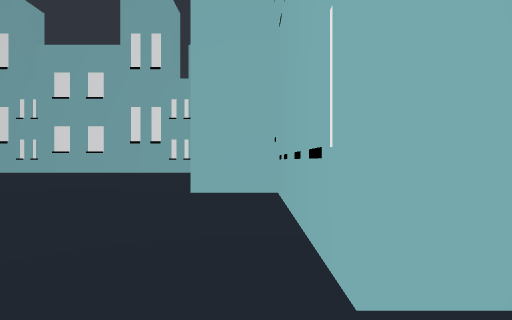
[1] (above)

16 first-person views from a walk through a level from a Godot 3-D game. The camera is 1.5 m above the floor, looks level and sees 85° across. The floor is counted in squares, 2 m on a side. Each view is taken from the middle of a square. On the plan, view 1 faces up. The plan holds only what a view shows up to about 10 squares ahead; the rest is blank. The place goes on beyond the plan. Characters and animated objects are not drawn.

[2]
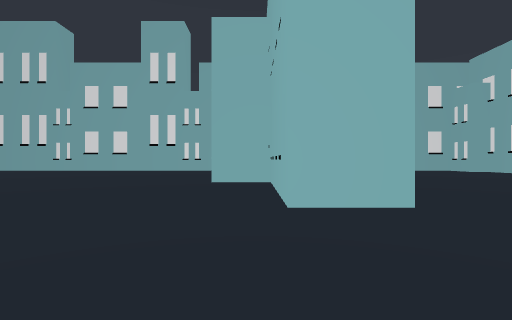

[3]
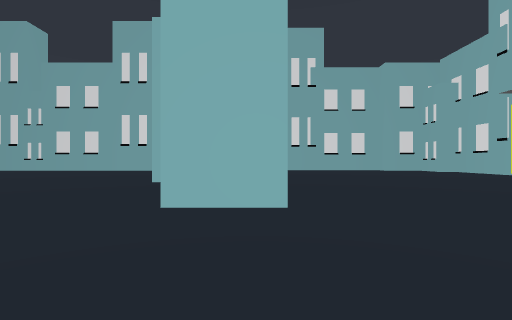

[4]
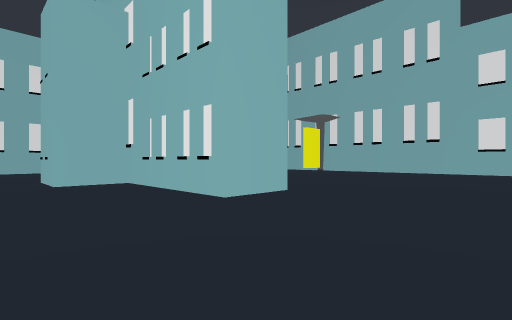

[5]
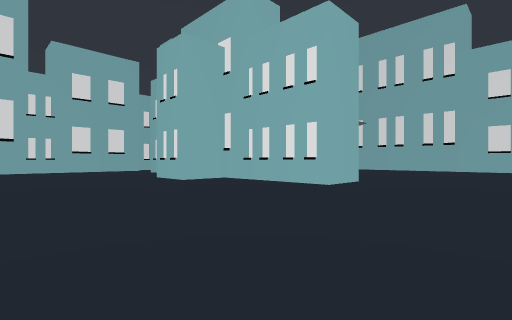

[6]
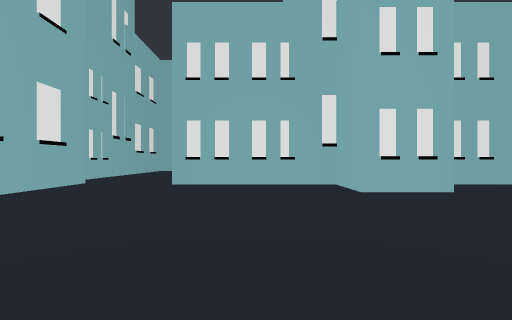

[7]
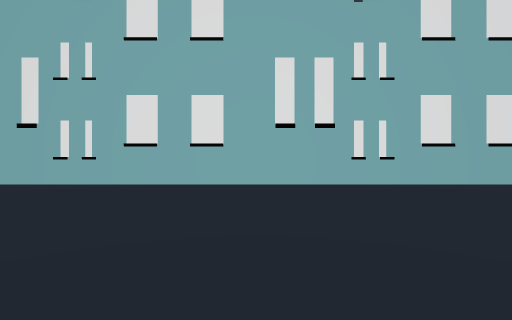

[8]
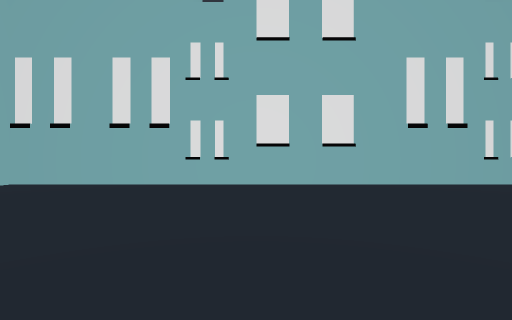

[9]
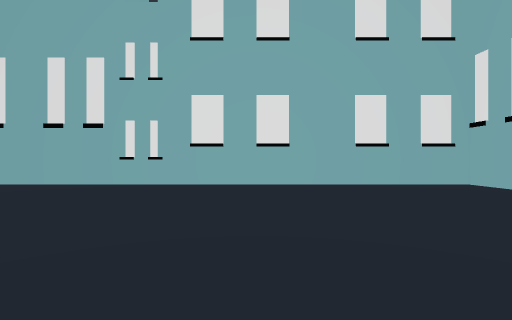

[10]
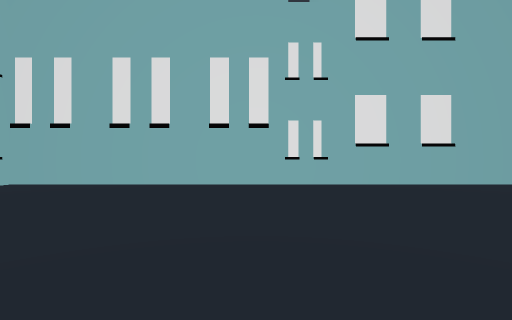

[11]
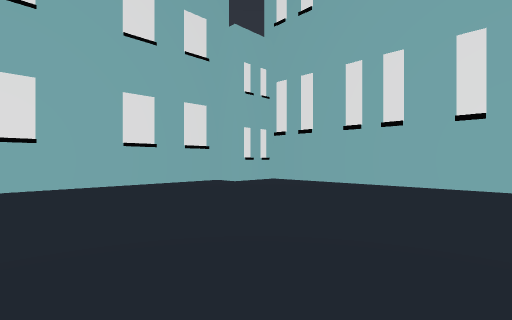

[12]
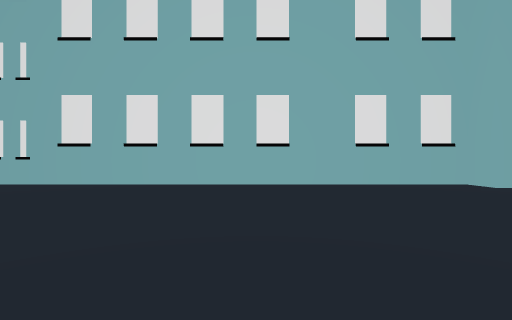

[13]
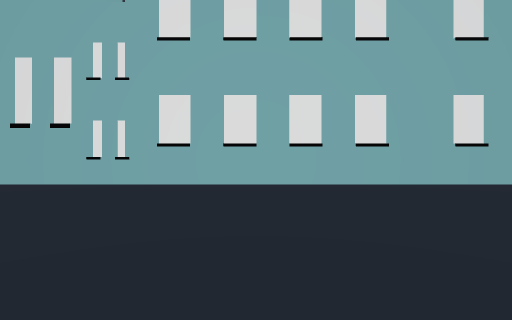

[14]
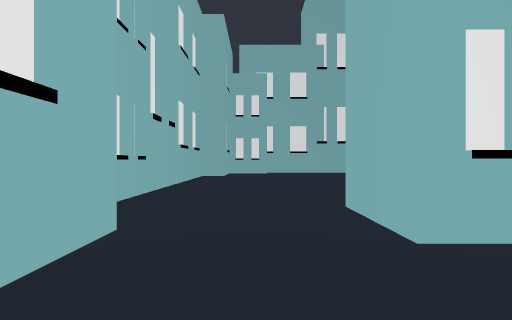

[15]
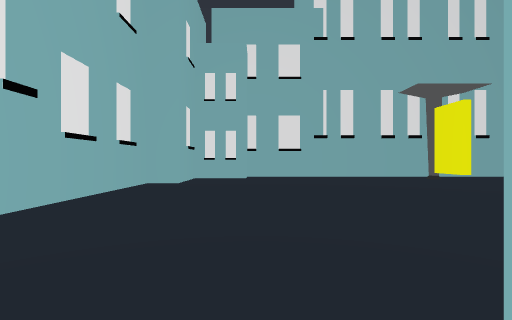

[16]
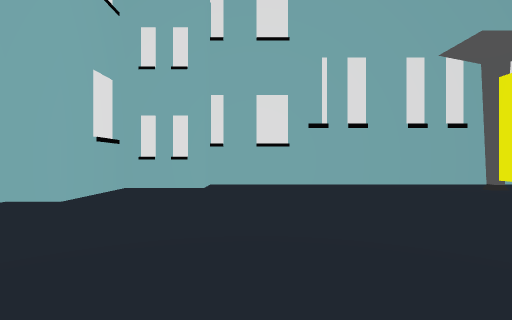

### Floor plan
Points are (right, up) in squares from view 1. A wall is a line through its corners. A room is listed if a view was taken in it or the views show most of it. See-through windows are left out.
Room 1 (views 1, 2, 3, 4, 5, 6, 7, 8, 9, 10, 11, 12, 13, 14, 15, 16)
walls: (2.5, 1.4) (0.5, 1.4) (0.5, 6.4) (-1.5, 6.4) (-1.5, 8.5) (0.5, 8.5) (0.5, 13.6) (2.5, 13.6); (1, 16.5) (-19.5, 16.5) (-19.5, -2.5) (-17.5, -2.5) (-17.5, -3.5) (-0.1, -3.5); (11.2, 7.1) (13.2, 7.1); (14.5, 5.4) (14.5, 14.4) (13.5, 14.4) (13.5, 16.5) (11, 16.5) (11, 17.5) (2.9, 17.5)

Positions as (right, up) in squares from view 1, and headings:
1: (0, 0), facing up
2: (0, -3), facing up
3: (2, -3), facing up
4: (-3, -3), facing up-right
5: (-7, -3), facing up-right
6: (-8, 11), facing right
7: (-8, 8), facing up
8: (-12, 8), facing up
9: (-11, 10), facing left
10: (-11, 5), facing left
11: (-11, 5), facing down-left
12: (-11, 5), facing down
13: (-8, 5), facing down
14: (-2, 15), facing right
15: (2, 14), facing right
16: (6, 13), facing right
